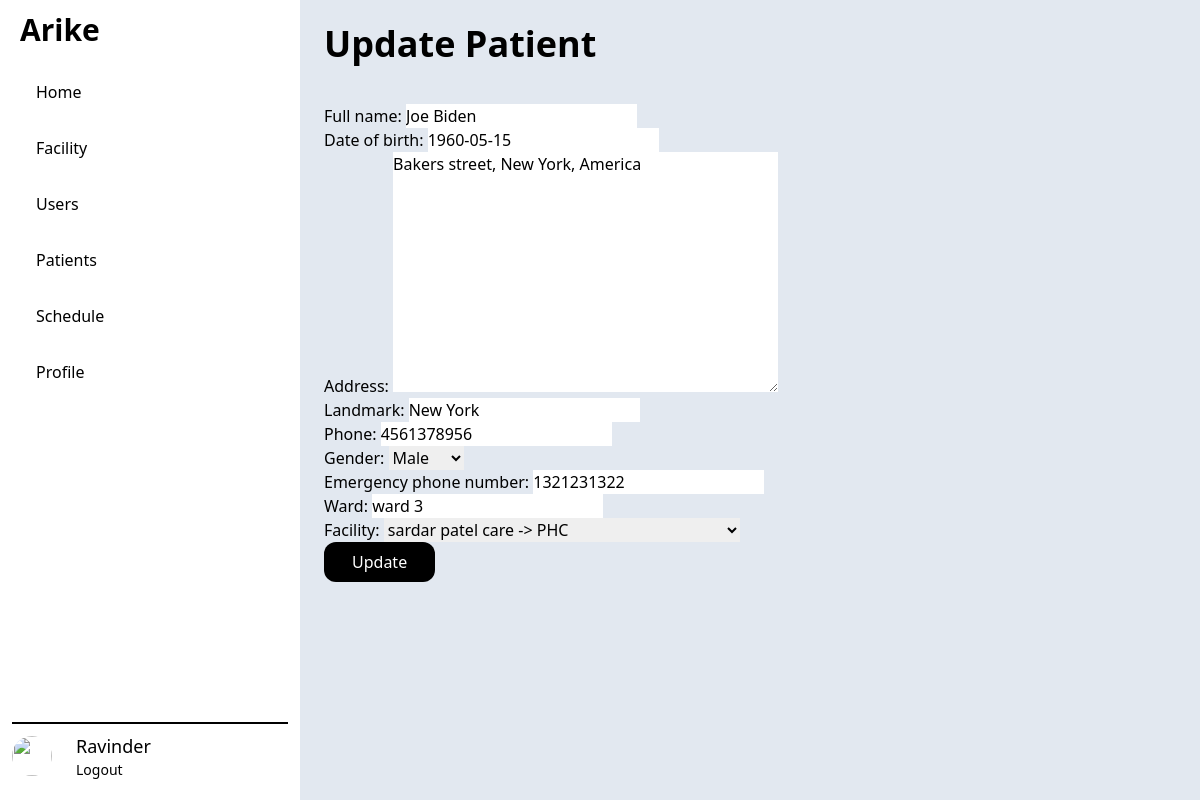
The page /patient/update/4 on the database its author committed.
### patient/models.py (models this page shows, shortened)
class Patient(models.Model):
    full_name = models.CharField(max_length=TEXT_LENGTH)
    date_of_birth = models.DateField()
    address = models.TextField()
    landmark = models.CharField(max_length=TEXT_LENGTH, blank=True)
    phone = models.IntegerField()
    gender = models.CharField(choices=GENDER_CHOICES, max_length=TEXT_LENGTH)
    emergency_phone_number = models.IntegerField()
    expired_time = models.DateTimeField(null=True, blank=True)
    ward = models.CharField(max_length=TEXT_LENGTH)
    facility = models.ForeignKey(Facility, on_delete=models.CASCADE)

### patient/views.py (the view)
# urls.py: path('update/<int:pk>', views.PatientUpdateView.as_view(), name="patient_update"),
class PatientUpdateView(generic.UpdateView):
    model = Patient
    template_name = "patient/patient_update.html"
    success_url = "/patient/"
    fields = ["full_name", "date_of_birth", "address",
              "landmark", "phone", "gender", "emergency_phone_number", "ward", "facility"]

### app_admin/models.py (called while the page is built)
    def __str__(self):
        return f"{self.name} -> {self.kind}"

### patient/templates/patient/patient_update.html (shortened to what this page needs)
{% extends "base.html" %}
{% block content %}
    <div class="flex justify-between items-center">
        <h1 class="text-4xl font-bold">Update Patient</h1>
    </div>
    <section class="mt-10">
        <form method="post">
            {{ form.as_p }}
            <input type="submit" value="Update" class="bg-black py-2 px-7 text-white rounded-xl cursor-pointer">
        </form>
    </section>
{% endblock %}

### rows shown on the page
Patient: full_name "Joe Biden", date_of_birth "1960-05-15", address "Bakers street, New York, America", landmark "New York", phone "4561378956", gender "Male", emergency_phone_number "1321231322", ward "ward 3", facility "sardar patel care -> PHC"
